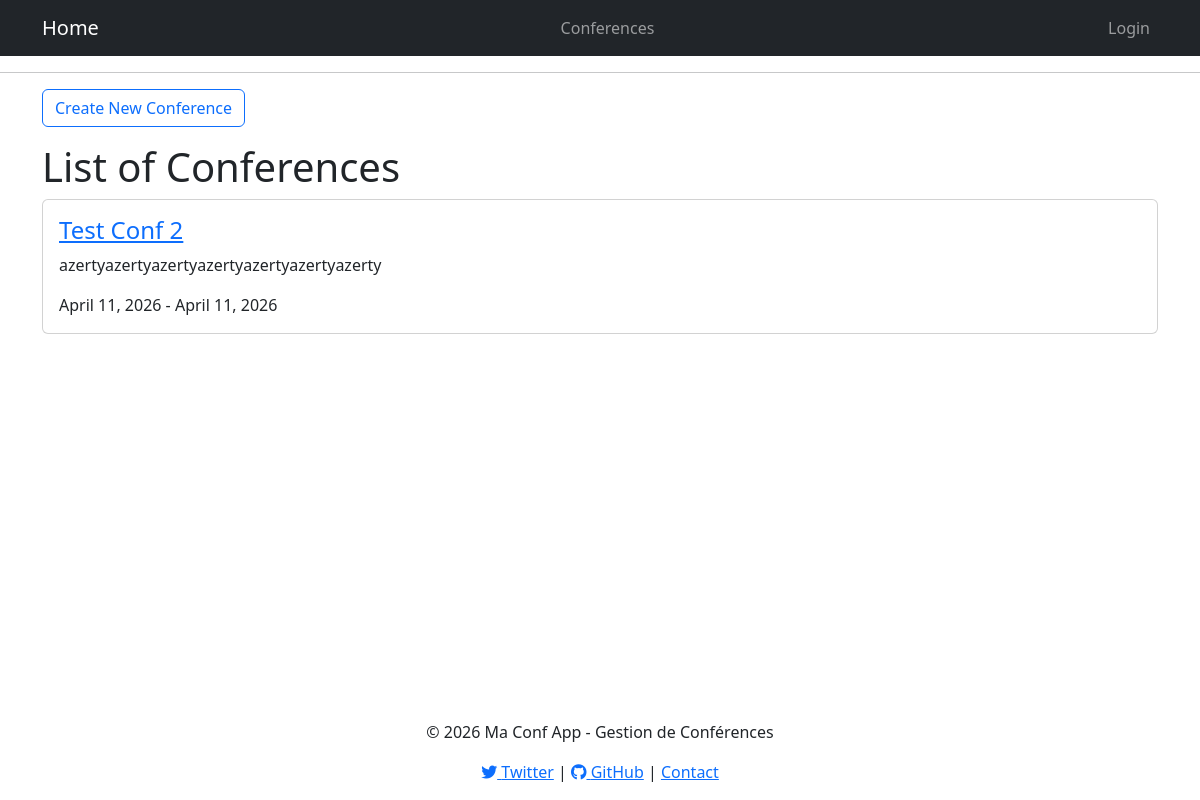
The page /conferences/list/ on the database as committed earlier.
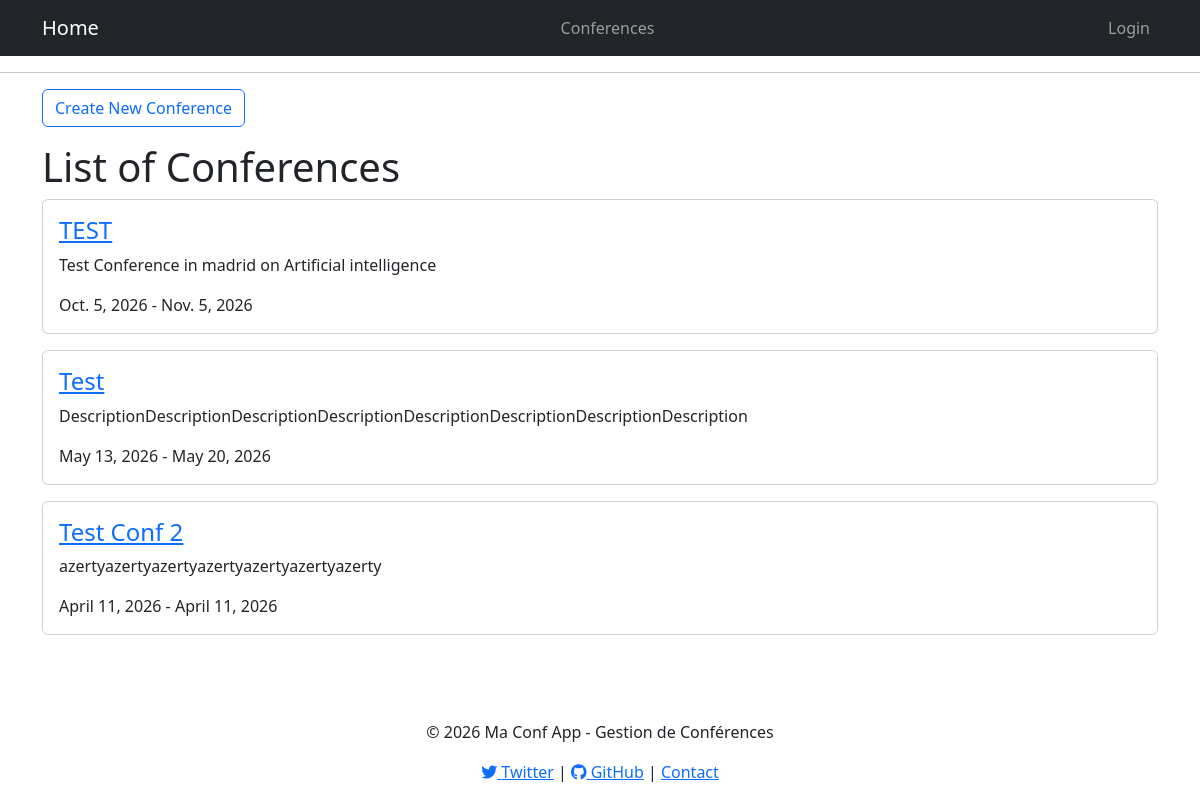
The same page on the database as committed later.
### conferenceApp/models.py (models this page shows, shortened)
class Conference(models.Model):
    THEME_CHOICES = [
        ('AI', 'Artificial Intelligence'),
        ('SE', 'Software Engineering'),
        ('SSE', 'Social Sciences & Education'),
        ('INT', 'Interdisciplinenary Themes'),
    ]
    conference_id = models.AutoField(primary_key=True)
    name = models.CharField(max_length=200, validators=[
        RegexValidator(regex=r'^[a-zA-Z\s]+$',
                       message='Name must contain only letters and can include spaces')
    ])
    location = models.CharField(max_length=200)
    start_date = models.DateField()
    end_date = models.DateField()
    description = models.TextField(validators=[
        MinLengthValidator(30, 'Description must be at least 30 characters long'),
        MaxLengthValidator(300, 'Description must have at most 300 characters')
    ])
    theme = models.CharField(max_length=100, choices = THEME_CHOICES)
    created_at = models.DateTimeField(auto_now_add=True)
    updated_at = models.DateTimeField(auto_now=True)
    userSubmissions = models.ManyToManyField(User, through="Submission", related_name='submitted_conferences')
    organizingCommittees = models.ManyToManyField(User, through="OrganizingCommittee", related_name='organized_conferences')

### conferenceApp/views.py (the view)
# urls.py: path("list/", conference_list, name="conference_list"),
def conference_list(request):
    list = Conference.objects.all().order_by("-start_date")
    return render(request, "conferences/conference_list.html", {"conferences": list})

### templates/conferences/conference_list.html (shortened to what this page needs)
{% extends 'base.html' %}  {% block content %}
<div class="d-flex justify-content-between align-items-center mb-3">
  <a href="{% url 'conference_create' %}" class="btn btn-outline-primary"
    >Create New Conference</a
  >
</div>
<h1>List of Conferences</h1>
{% for c in conferences %}
<div class="card text-left mb-3">
  <div class="card-body">
    <h4 class="card-title">
      <a href="{% url 'conference_details' c.conference_id %}">
        {{ c.name }}
      </a>
    </h4>
    <p class="card-text">{{c.description}}</p>
    <p class="card-text">{{c.start_date}} - {{c.end_date}}</p>
  </div>
</div>
{% endfor %} {% endblock %}

### templates/base.html (shortened to what this page needs)
<!doctype html>
<html lang="en">
    <head>
        <link
            href="https://cdn.jsdelivr.net/npm/bootstrap@5.3.3/dist/css/bootstrap.min.css"
            rel="stylesheet"
        />
        <link
            href="https://cdnjs.cloudflare.com/ajax/libs/font-awesome/6.6.0/css/all.min.css"
            rel="stylesheet"
        />
    </head>
    <body class="d-flex flex-column min-vh-100">
        <nav
            class="navbar sticky-top navbar-expand-lg bg-dark navbar-dark navbar-icon-top"
        >
            <div class="container">
                <a class="navbar-brand" href="{% url 'conference_home' %}"
                    >Home</a
                >
                <div class="navbar-nav">
                    <a class="nav-link" href="{% url 'conference_list' %}"
                        >Conferences</a
                    >
                </div>
                {% if user.is_authenticated %}
                {% if user.role == "participant" %}
                <div class="navbar-nav">
                    <a class="nav-link" href="{% url 'submission_listview' %}"
                        >My Submissions</a
                    >
                </div>
                {% endif %}
                <div class="navbar-nav">
                    <span><i class="fa fa-user-circle "></i> {{ user.username }}</span>
                    <form action="{% url 'logout' %}" method="post">
                        {% csrf_token %}
                        <button type="submit" class="btn btn-link nav-link">
                            Logout
                        </button>
                    </form>
                </div>
                {% else %}
                <div class="navbar-nav">
                    <a class="nav-link" href="{% url 'login' %}">Login</a>
                </div>
                {% endif %}
            </div>
        </nav>
        <hr />
        <div class="container">{% block content %} {% endblock %}</div>
        <footer class="text-center mt-auto">
            <div class="container">
                <p>&copy; 2026 Ma Conf App - Gestion de Conférences</p>
                <p>
                    <a href="#"><i class="fab fa-twitter"></i> Twitter</a> |
                    <a href="#"><i class="fab fa-github"></i> GitHub</a> |
                    <a href="#">Contact</a>
                </p>
            </div>
        </footer>
    </body>
</html>

Rows that differ between the two databases and show on the page:
added Conference: name "TEST", description "Test Conference in madrid on Artificial intelligence", start_date "Oct. 5, 2026", end_date "Nov. 5, 2026"
added Conference: name "Test", description "DescriptionDescriptionDescriptionDescriptionDescriptionDescriptionDescriptionDescription", start_date "May 13, 2026", end_date "May 20, 2026"
